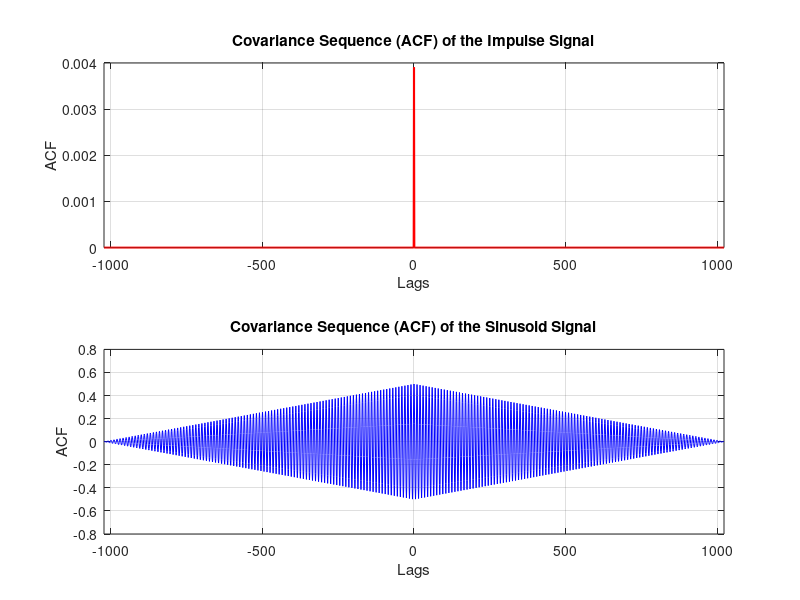
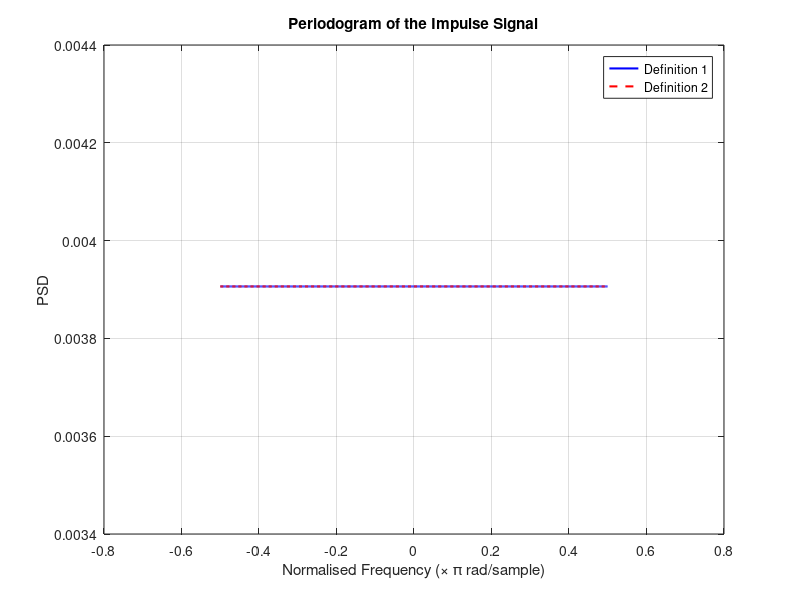
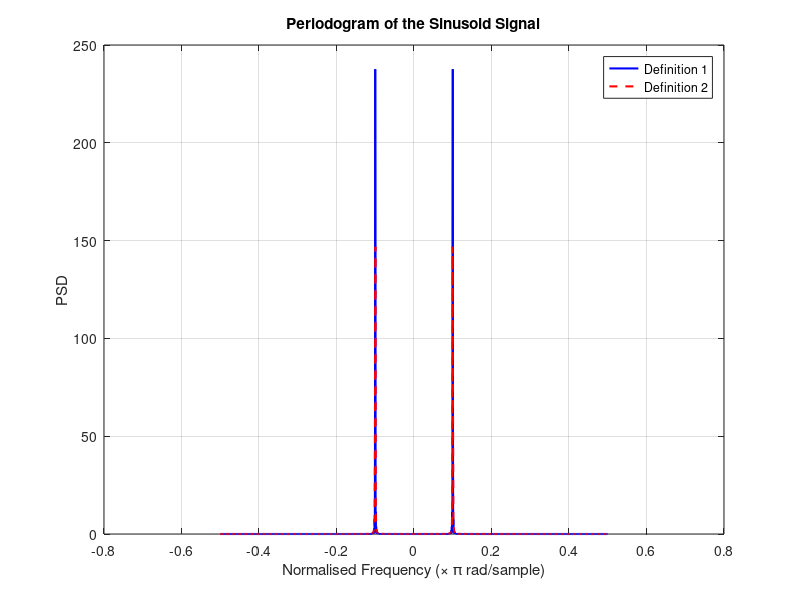

These figures' MATLAB source, in order: (Note: this script raises an error after producing the figures.)
%% Initialization
clc;
clear;
close all;

%% Setting Parameters
Fs = 1;  % normalized sampling frequency
n = 1024;  % number of samples
t = (0:n-1)/Fs;  % sampling time

S_imp = [2 zeros(1,n-1)];  % impulse
S_sin = sin(2*pi*0.1*t);  % sinusoid

%% DTFT of the ACF (definition 1)
% For impulse signal
ACF_imp = xcorr(S_imp,'biased');  % calculate the autocorrelation function
PSD_imp_1 = abs(fftshift(fft(ACF_imp)));  % calculate PSD

% For sinusoid signal
[ACF_sin,lags] = xcorr(S_sin,'biased');  % calculate the autocorrelation function
PSD_sin_1 = abs(fftshift(fft(ACF_sin)));  % calculate PSD

f_1 = (-n+1:n-1)/(2*n) * Fs;  % shifted frequency, zero-centered range

%% (average) Signal Power Over Frequencies (definition 2)
PSD_imp_2 = abs(fftshift(fft(S_imp))).^2 / n;
PSD_sin_2 = abs(fftshift(fft(S_sin))).^2 / n;

f_2 = (-n/2:n/2-1)/n * Fs;  % shifted frequency, zero-centered range

%% Result
figure
subplot(2,1,1)
plot(lags, ACF_imp,'Color','r','LineWidth',1.5)
grid on
title('Covariance Sequence (ACF) of the Impulse Signal')
xlabel('Lags')
ylabel('ACF')
xlim([min(lags) max(lags)])
subplot(2,1,2)
plot(lags, ACF_sin,'Color','b','LineWidth',0.1)
grid on
title('Covariance Sequence (ACF) of the Sinusoid Signal')
xlabel('Lags')
ylabel('ACF')
xlim([min(lags) max(lags)])

figure
plot(f_1,PSD_imp_1,'Color','b','LineWidth',1.5)
hold on
grid on
plot(f_2,PSD_imp_2,'Color','r','LineWidth',1.5,'LineStyle','--')
title('Periodogram of the Impulse Signal')
text(2,7,{'A simple plot','from 1 to 10'})
legend('Definition 1','Definition 2')
xlabel('Normalised Frequency (× \pi rad/sample)')
ylabel('PSD');

figure
plot(f_1,PSD_sin_1,'Color','b','LineWidth',1.5)
hold on
grid on
plot(f_2,PSD_sin_2,'Color','r','LineWidth',1.5,'LineStyle','--')
title('Periodogram of the Sinusoid Signal')
legend('Definition 1','Definition 2')
xlabel('Normalised Frequency (× \pi rad/sample)')
ylabel('PSD')

tilefigs([0 0.5 1 1])